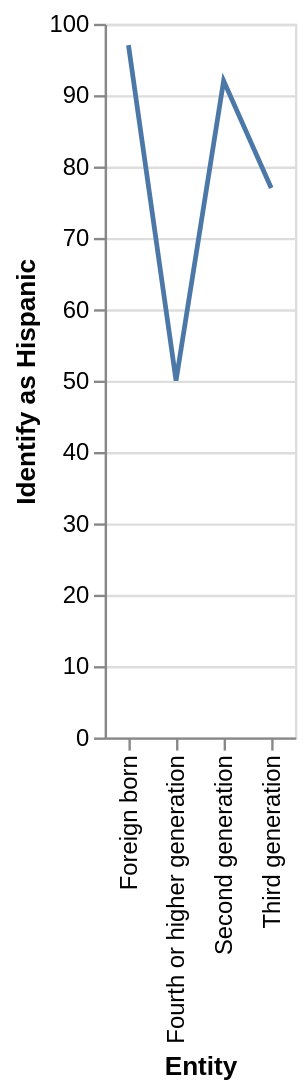

Write a Vega-Lite specification for this figure.
### Vega-Lite specification from a JSON file in a GitHub repository (floating-point values rounded to 4 significant figures)
{"$schema": "https://vega.github.io/schema/vega-lite/v5.json", "description": "Line chart auto-generated from CSV", "data": {"values": [{"Entity": "Fourth or higher generation", "Identify as Hispanic": "50", "Do not identify as Hispanic": "50"}, {"Entity": "Third generation", "Identify as Hispanic": "77", "Do not identify as Hispanic": "23"}, {"Entity": "Second generation", "Identify as Hispanic": "92", "Do not identify as Hispanic": "8"}, {"Entity": "Foreign born", "Identify as Hispanic": "97", "Do not identify as Hispanic": "3"}]}, "mark": "line", "encoding": {"x": {"field": "Entity", "type": "ordinal"}, "y": {"field": "Identify as Hispanic", "type": "quantitative"}}}
